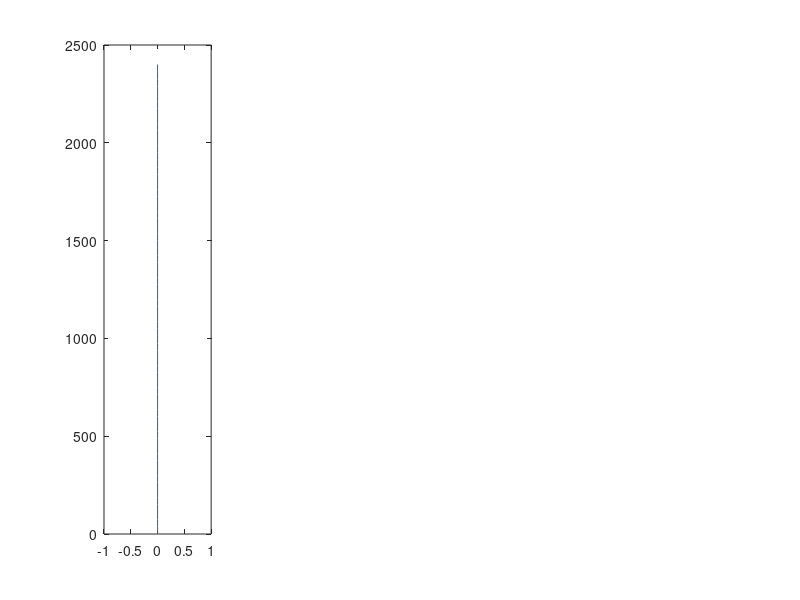

Recreate this plot in MATLAB. (Note: this script raises an error after producing the figure.)
% Script to solve coupled ice shell thermal and stress evolution
% Max Rudolph, March 19, 2020
clear;
close all;
addpath core; % this is where the helper functions live.

% Numerical parameters
nr = 65; % number of grid points
relaxation_parameter=1e-4; % used in nonlinear loop.
maxiter=300;
% Define physical constants and parameters
% Physical constants
seconds_in_year = 3.1558e7;
R=8.314e-3;     % in kJ/mol/K
% Boundary conditions and internal heating
H=0; % internal heating rate.
Tb=270;
Ts=100;
Ro = 1.561e6;             % outer radius of ice shell (m)
Ri = Ro-2.4e3;         % inner radius of ice shell (m)
Rc = Ro-1.3e5;             % core radius (m)
% Elastic and Viscous properties
E = 5e9;        % shear modulus of ice (Pa)
nu = 0.3;      % Poisson ratio of ice (-)
beta_w = 4e-10; % Compressibility of water (1/Pa)
alpha_l = 1e-4; % coefficient of linear thermal expansion ( alpha_v/3 ) (1/K)
rho_i=900;      % density of ice (kg/m^3)
rho_w=1000;     % density of water (kg/m^3)
Q=40;           % activation energy, kJ/mol, Nimmo 2004 (kJ/mol)
mub=1e15;       % basal viscosity (Pa-s)
mu = @(T) mub*exp(Q*(Tb-T)/R/Tb./T); % function to evaluate viscosity in Pa-s given T
% Failure criterion:
g = 1.3;        % used to plot a failure curve
tensile_strength = 3e6; % tensile strength, Pa
% Thermal properties
Cp = 2100; %heat capacity of ice J/kg/K
Lf = 334*1000; % latent heat of fusion (J/kg)
kappa = 1e-6;% m/s/s
k=kappa*rho_i*Cp;

% calculate maxwell time at 100, 270
fprintf('Maxwell time at surface, base %.2e %.2e\n',mu(100)/E,mu(Tb)/E);
fprintf('Thermal diffusion timescale %.2e\n',(4e4)^2/kappa);
% set end time and grid resolution
t_end = 0.1e6*seconds_in_year;
% dt = 1e4*seconds_in_year; % time step in seconds
dtmax = 1e2*seconds_in_year;
dtmin = seconds_in_year;
% dt1 = 3600; % size of first timestep
% times = logspace(log10(dt1),log10(t_end+dt1),1e4)-dt1;
plot_interval = t_end;
save_interval = 1e5*seconds_in_year;
save_depths = [0 0.5 1 1.5 2 2.5]*1000;
nsave = ceil(t_end/save_interval) + 1; nsave_depths = length(save_depths);
sigma_t_store = zeros(nsave_depths,nsave);

% set up the grid
grid_r = linspace(Ri,Ro,nr); % set up the grid

% initialize solution vectors (IC)
sigma_r_last = zeros(nr,1); % initial stresses
sigma_t_last = zeros(nr,1); % initial stresses
T_last = linspace(Tb,Ts,nr)';
er_last = zeros(nr,1); % strains
et_last = zeros(nr,1);
ur_last = zeros(nr,1);      % displacement
z_last = 0; % total amount of thickening
Pex_last = 0; %initial overpressure

% Set up plot
hf2=figure();

% plot_times = [0.0 0.1 0.2 0.3 0.4 0.5]*1e6*seconds_in_year; iplot=2;
plot_times = linspace(0,t_end,5); iplot=2;
hf=figure(2);
subplot(1,4,1); % sigma_r and sigma_t
h=plot(sigma_r_last,Ro-grid_r); hold on;
plot(sigma_r_last,Ro-grid_r,'--','Color',h.Color);
% h=legend('\sigma_r','\sigma_t','Interpreter','tex'); h.AutoUpdate=false;
title('Stress (Pa)','Interpreter','tex');
ylabel('r (m)');
set(gca,'YDir','reverse');
subplot(1,4,2); % e_r and e_t
h=plot( sigma_r_last,Ro-grid_r); hold on;
plot( sigma_r_last,Ro-grid_r,'--','Color',h.Color); hold on;
% h=legend('r','t'); h.AutoUpdate=false;
title('Strain (-)','Interpreter','tex');
set(gca,'YDir','reverse');
subplot(1,4,3); % temperature
plot(T_last,Ro-grid_r); hold on; title('T (K)','Interpreter','tex'); set(gca,'YDir','reverse');
subplot(1,4,4); % radial displacement (u)
plot(ur_last,Ro-grid_r); hold on; title('u_r');
set(gca,'YDir','reverse');
last_plot_time = 0;

fig1a.h = figure(); % Nimmo's Figure 1a
subplot(2,1,1);
[ax,h1,h2]=plotyy((Ro-grid_r)/1e3,sigma_t_last/1e6,(Ro-grid_r)/1e3,T_last);
fig1a.ax = ax;
h2.Color = h1.Color;
h2.LineStyle = '--';
hold(ax(1)); hold(ax(2));
set(ax,'Xlim',[0 10]);
set(ax(1),'YLim',[-10 40]);
set(ax(1),'YTick',[-10:5:40]);
set(ax(2),'YTick',[100:20:180]);
set(ax(1),'YTickLabelMode','auto');
ylabel(ax(1),'Tangential Stress (MPa)');
xlabel(ax(1),'Depth (km)');
ylabel(ax(2),'Temperature (K)');
set(ax(2),'YLim',[100 180]);

time=0; itime=1;
% save initial state
isave = 1;
sigma_t_store(:,isave) = interp1(Ro-grid_r,sigma_t_last,save_depths);
time_store(isave) = time;
last_store = time; isave = isave+1;

failure_occurred = 0;
while time < t_end && ~failure_occurred
    % In each timestep, we do the following
    % 1. Calculate the amount of basal freeze-on and advance the mesh
    % 2. Solve the heat equation using an implicit method
    % 3. Solve for sigma_r
    % 4. Calculate sigma_t
    % 5. Calculate the radial displacements u(r)
    
    % 1. Calculate basal freeze-on and interpolate old solution onto new mesh
    % calculate heat flux
    Tg = Tb-(T_last(2)-Tb);
    dTdr_b_last = (T_last(2)-Tg)/2/(grid_r(2)-grid_r(1));
    qb = -k*dTdr_b_last;
    
    % determine the timestep
    dt = dtmax;
    if abs(qb/Lf/rho_i*dt) > (grid_r(2)-grid_r(1))/2
       dt =  (grid_r(2)-grid_r(1))/2/(qb/Lf/rho_i);
    end
    if dt < dtmin
        dt = dtmin;
        disp('Setting dt = dtmin');
    end
    % thickening would be dx/dt = qb/(L*rho_i)    
    delta_rb = dt*qb/Lf/rho_i;
    z = z_last + delta_rb;
    
    % calculate new ocean pressure (Manga and Wang 2007, equation 5)
    Pex_pred = Pex_last + 3*Ri^2/beta_w/(Ri^3-Rc^3)*(delta_rb*(rho_w-rho_i)/rho_w-ur_last(1)); % ur_last because we don't yet know the uplift
    
    % re-mesh onto new grid
    new_grid_r = linspace(Ri-z,Ro,nr);
    [T_last,sigma_r_last,sigma_t_last,er_last,et_last] = interpolate_solution(new_grid_r,grid_r,T_last,sigma_r_last,sigma_t_last,er_last,et_last,Tb);
    grid_r = new_grid_r; % end interpolation step
    
    % 2. form discrete operators and solve the heat equation
    T = solve_temperature_shell(grid_r,T_last,Tb,Ts,k,rho_i,Cp,H,dt);
    
    %Compute d(Tdot)/dr
    Tdot = (T-T_last)/dt;
    dTdr_b = (T(2)-T(1))/(grid_r(2)-grid_r(1));
    Tdot(1) = delta_rb*dTdr_b/dt; % this is an approximation to the Eulerian cooling rate at the ocean-ice interface
    
    dTdotdr = zeros(nr,1);
    for i=2:nr-1
        dTdotdr(i) = (Tdot(i+1)-Tdot(i-1))/(grid_r(i+1)-grid_r(i-1));
    end
    dTdotdr(1) = (Tdot(2)-Tdot(1))/(grid_r(2)-grid_r(1));
    dTdotdr(nr) = (Tdot(nr)-Tdot(nr-1))/(grid_r(nr)-grid_r(nr-1));
    
    % 3. Nonlinear loop over pressure.
    % because the ocean pressure depends on the uplift, we make a guess
    % (above). Using this guess, we calculate stresses, strains, and
    % displacements. Then we re-calculate the pressure using the new value
    % of radial displacement. We continue until the pressure used in the
    % calculations has converged to the pressure consistent with the
    % calculated displacement;
    for iter=1:maxiter
        if iter>1
            Pex = Pex + relaxation_parameter*(Pex_post-Pex);
        else
            Pex = Pex_last;
        end
        
        % calculate viscosity at each node
        mu_node = zeros(nr,1);
        for i=1:nr
            mu_node(i) = mu(T(i));
        end
        
        [sigma_r,sigma_t,sigma_rD,sigma_tD] = solve_stress_viscoelastic_shell(grid_r,mu_node,sigma_r_last,alpha_l*dTdotdr,-Pex,E,nu,dt);
               
        % 5. Calculate the strains        
        dT = T-T_last;
        dT(1) = delta_rb*dTdr_b;
        
        dsigma_t = sigma_t - sigma_t_last;
        dsigma_r = sigma_r - sigma_r_last;
        
        de_t = 1/E*(dsigma_t-nu*(dsigma_t+dsigma_r))+alpha_l*dT + dt/2*(sigma_tD./mu_node); % change in tangential strain
        de_r = 1/E*(dsigma_r-2*nu*dsigma_t)         +alpha_l*dT + dt/2*(sigma_rD./mu_node); % HS91 equations A5-6
        er = er_last + de_r;
        et = et_last + de_t;
        ur = grid_r'.*et; %radial displacement
        % re-calculate excess pressure using new uplift
        Pex_post = 3*Ri^2/beta_w/(Ri^3-Rc^3)*(z*(rho_w-rho_i)/rho_w-ur(1));% ur_last because we don't yet know the uplift
        %fprintf('iter %d. Pex_post %.2e Pex %.2e\n',iter,Pex_post,Pex);
        
        % check for convergence
        if abs( Pex_post-Pex )/abs(Pex) < 1e-6
            fprintf('dt=%.2e yr, time=%.3e Myr, Pex_post %.6e Pex %.6e, converged in %d iterations\n',dt/seconds_in_year,(time+dt)/seconds_in_year/1e6,Pex_post,Pex,iter);            
            break;
        elseif iter==maxiter
            error('Nonlinear loop failed to converge');
        end
    end%end nonlinear loop
    % 5. Determine whether tensile failure has occurred
    failure = tensile_failure_criterion(Ro-grid_r',sigma_t,rho_i,g,tensile_strength);
    if( any(failure))
        disp(['Failure criterion has been reached']);
        idx_shallow = find(failure,1,'last');
        idx_deep = find(failure,1,'first');
        fprintf('Shallowest, deepest failure: %f, %f\n\n',Ro-grid_r(idx_shallow),Ro-grid_r(idx_deep));
        fprintf('Failure time: %f Myr\n',time / seconds_in_year / 1e6);
        fprintf('Surface stress at failure: %f MPa\n',sigma_t(end)/1e6);
        failure_occurred = failure_occurred + 1;
    end
    
    % 6. advance to next time step and plot (if needed)
    sigma_r_last = sigma_r;
    sigma_t_last = sigma_t;
    T_last = T;
    er_last = er;
    et_last = et;
    z_last = z;
    ur_last = ur;
    Pex_last = Pex;
    
    time = time + dt;
    
    if (time >= plot_times(iplot) || time >= t_end || failure_occurred)
        iplot = iplot+1;
        
        figure(hf);
        subplot(1,4,1);
        h=plot(sigma_r,Ro-grid_r);
        plot(sigma_t,Ro-grid_r,'--','Color',h.Color);
        subplot(1,4,2);
        h=plot(er,Ro-grid_r);
        plot(et,Ro-grid_r,'--','Color',h.Color);
        subplot(1,4,3);
        plot(T,Ro-grid_r);
        subplot(1,4,4);
        plot(ur,Ro-grid_r);
        
        
        figure(hf2);
        plot(ur(end),sigma_t(end),'.'); hold on;
        
        figure(fig1a.h); % Nimmo's Figure 1a
        h=plot(fig1a.ax(1),(Ro-grid_r)/1e3,sigma_t_last/1e6);
        plot(fig1a.ax(2),(Ro-grid_r)/1e3,T_last,'--','Color',h.Color);
        
        
        last_plot_time = time;
        drawnow();
    end
    if (time-last_store >= save_interval || time >= t_end || failure_occurred)
        sigma_t_store(:,isave) = interp1(Ro-grid_r,sigma_t_last,save_depths);
        time_store(isave) = time;
        last_store = time; isave = isave+1;       
    end
end
%% add legends
for i=1:length(plot_times)
    labels{i} = sprintf('%.2f Myr',plot_times(i)/seconds_in_year/1e6);
end
figure( fig1a.h );
axis(fig1a.ax(1));
legend(labels,'Location','southeast','AutoUpdate','off');
plot(fig1a.ax(1),(Ro-grid_r)/1e3,(tensile_strength + rho_i*g*(Ro-grid_r))/1e6,'k');

%% Nimmo's figure 1b
figure(fig1a.h);
labels = {};
for i=1:length(save_depths)
    labels{i} = sprintf('%.1f km',save_depths(i)/1000);
end
subplot(2,1,2);
plot(time_store(1:isave-1)/seconds_in_year/1e6,sigma_t_store(:,1:isave-1)/1e6);
legend(labels,'Location','southeast');
xlabel('Time (Myr)');
ylabel('Tangential Stress (MPa)');
set(gcf,'Color','w');
h=gcf;
h.Position(3:4) = [390 580];
saveas(gcf,'Europa_initial2.4km.eps','psc2')

%% Plastic yielding?
figure();
Pnhs = -1/3*(sigma_r + 2*sigma_t); % compression = positive for pressure
Phydrostatic = rho_i*g*(Ro-grid_r');
Ptotal = Pnhs + Phydrostatic;
Sr = sigma_r - 1/3*(sigma_r + 2*sigma_t);
St = sigma_t - 1/3*(sigma_r + 2*sigma_t);
J2 = 1/2*(sigma_rD.^2 + 2*sigma_tD.^2);
sig_eff = sqrt(3*J2);

tau_yield = 3e6 + 0.0*Ptotal;
subplot(2,1,1);
plot(Ro-grid_r,Phydrostatic); hold on
plot(Ro-grid_r,Pnhs,'r--');
plot(Ro-grid_r,Pnhs+Phydrostatic,'k');
legend('Hydrostatic','Nonhydrostatic','Total');
subplot(2,1,2);
plot(Ro-grid_r,tau_yield,'g'); hold on;
plot(Ro-grid_r,sig_eff,'k');
legend('Yield Stress','Effective Stress');


